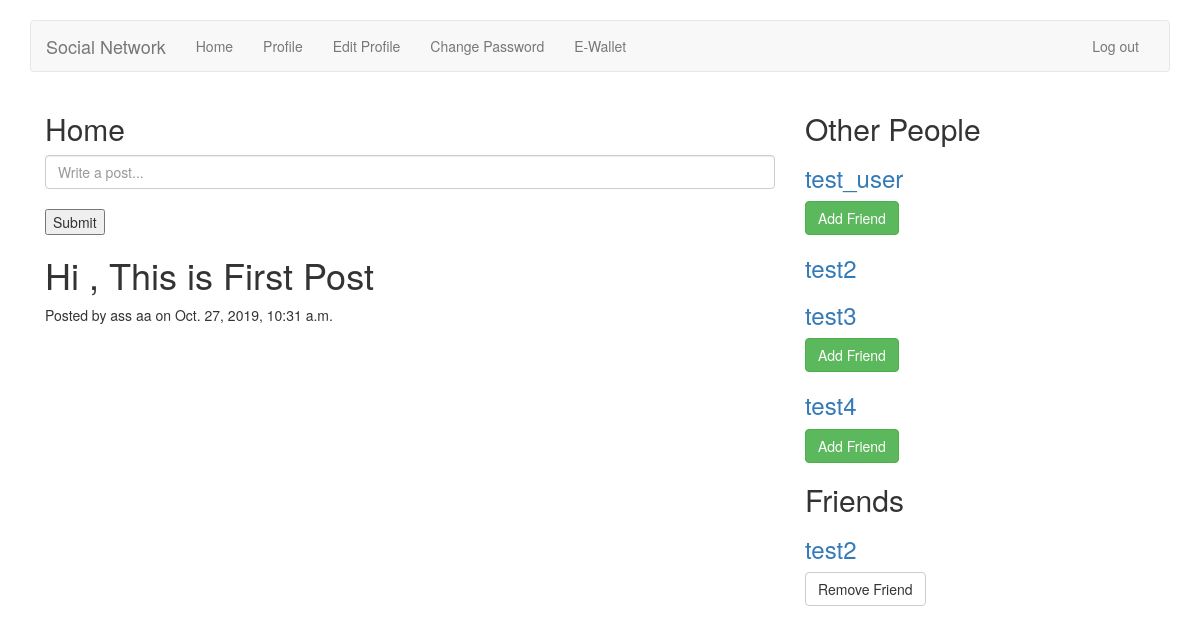
The app's page /home/ (signed in) with its own data.
### home/models.py (models this page shows)
class Post(models.Model):
    post = models.CharField(max_length=500)
    user = models.ForeignKey(User,on_delete=models.DO_NOTHING)
    created = models.DateTimeField(auto_now_add=True)
    updated = models.DateTimeField(auto_now=True)

### home/views.py (the view, shortened to what this page needs)
class HomeView(TemplateView):
    template_name = 'home/home.html'
    def get(self, request):
        form = HomeForm()
        posts = Post.objects.all().order_by('-created')
        users = User.objects.exclude(id=request.user.id)
        try:
        	friend = Friend.objects.get(current_user=request.user)
        except Friend.DoesNotExist:
        	friend=None
        try:
        	friends = friend.users.all()
        except : friends=None
        args = {
            'form': form, 'posts': posts, 'users': users, 'friends': friends
        }
        return render(request, self.template_name, args)

### home/forms.py
class HomeForm(forms.ModelForm):
    post = forms.CharField(widget=forms.TextInput(
        attrs={
            'class': 'form-control',
            'placeholder': 'Write a post...'
        }
    ))
    class Meta:
        model = Post
        fields = ('post',)

### home/templates/home/home.html (shortened to what this page needs)
{% extends 'base.html' %}
{% block body %}
<div class="container">
    <div class="col-md-8">
        <h2>Home</h2>
        <form method="post">
            {{ form.post }}
            <br>
            <button type="submit">Submit</button>
        </form>
        {% for post in posts %}
            <h1>{{ post.post }}</h1>
            <p>Posted by {{ post.user.get_full_name }} on {{ post.created }}</p>
        {% endfor %}
    </div>
    <div class="col-md-4">
        <h2>Other People</h2>
        {% for user in users %}
            <a href="{% url 'accounts:view_profile_with_pk' pk=user.pk %}">
                <h3>{{ user.username }}</h3>
            </a>
            {% if not user in friends %}
            <a href="{% url 'home:change_friends' operation='add' pk=user.pk %}">
            <button type="button" class="btn btn-success">Add Friend</button>
            </a>
            {% endif %}
        {% endfor %}
        <h2>Friends</h2>
        {% for friend in friends %}
            <a href="{% url 'accounts:view_profile_with_pk' pk=friend.pk %}">
                <h3>{{ friend.username }}</h3>
            </a>
            <a href="{% url 'home:change_friends' operation='remove' pk=friend.pk %}">
            <button type="button" class="btn btn-default">Remove Friend</button>
            </a>
        {% endfor %}
    </div>
</div>
{% endblock %}

### records on screen
Post: post "Hi , This is First Post", user.get_full_name "ass aa", created "Oct. 27, 2019, 10:31 a.m."

### other values on screen
{{ user.username }} "test_user"
{{ user.username }} "test2"
{{ user.username }} "test3"
{{ user.username }} "test4"
{{ friend.username }} "test2"
